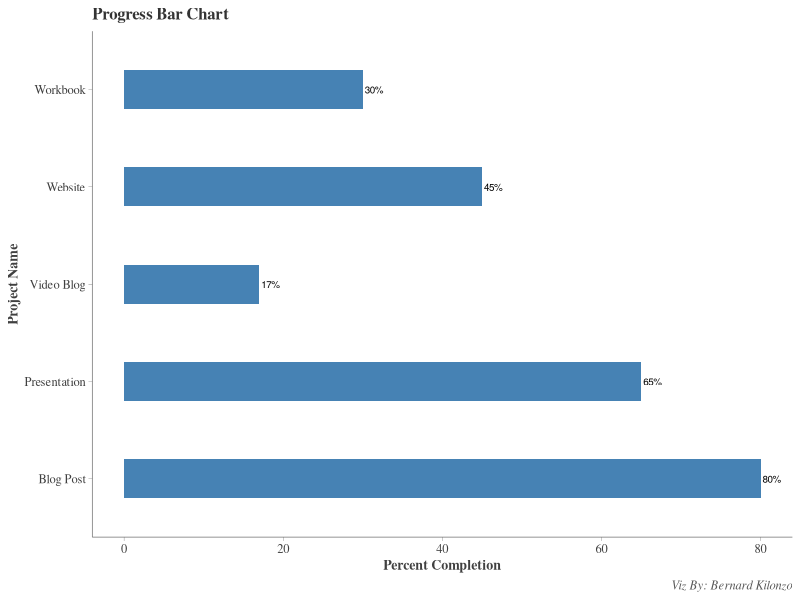

The R script that drew this image:
setwd("C:\\Users\\berna\\OneDrive\\Desktop\\Production\\dataviz\\code\\Progress bar chart")

#load libraries
library(tidyverse)

#create data
data<-data.frame(ID = 1:5,
                 Project_Task = c("Blog Post","Presentation","Workbook","Website","Video Blog"),
                 percent_complete =c(80,65,30,45,17))

#creating progress bar chart (a simple bar chart)
data%>%ggplot(aes(y = Project_Task, x = percent_complete))+
  geom_bar(stat = "identity", fill = "steelblue", width = 0.4)+
  geom_text(aes(label = paste0(percent_complete,"%")),size =2.5, vjust = 0.5, hjust = -0.1)+
  labs(y = "Project Name", x = "Percent Completion",
       title = "Progress Bar Chart", caption = "Viz By: Bernard Kilonzo")+
  theme(panel.background = element_blank(),
        axis.ticks = element_line(color = "gray30", linewidth = 0.1),
        axis.line = element_line(color = "gray30", linewidth = 0.2),
        axis.title = element_text(family = "serif", face = "bold", color = "gray25",size = 10),
        axis.text = element_text(family = "serif", color = "gray25", size = 9),
        plot.title = element_text(family = "serif", face = "bold", size = 12, color = "gray20"),
        plot.caption = element_text(family = "serif", face = "italic", size = 9, color = "gray35"))


#Add a new column computing percent to completion
data<-data%>%mutate(percent_to_complete = 100 -percent_complete)

#create progress bar chart (simple bar chart)


#create progress bar chart (showcasing percent to complete)
